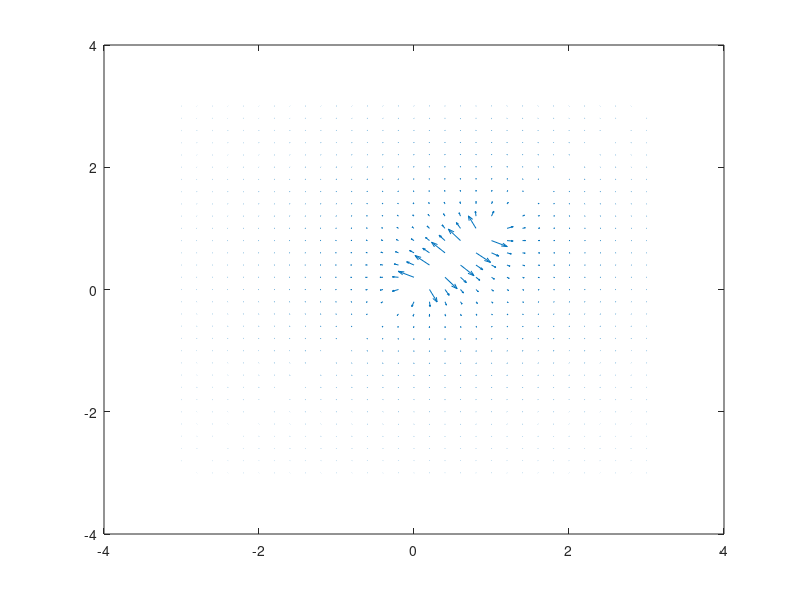

Recreate this plot in MATLAB.
xs = -3:0.2:3;
ys = -3:0.2:3;

[p, q] = meshgrid(xs, ys);
coords = [p(:) q(:)];
fields = zeros(size(coords));


p0 = [0;0];
p1 = [1;1];

L = norm(p1 - p0);
u_par = p1 - p0;
u_par = u_par/norm(u_par);
for i = 1:size(coords,1)
    x = coords(i,1);
    y = coords(i, 2);
    if x == y
        continue
    end
    res = [x;y] - p0;
    a = res'*u_par;
    perp = res - a*u_par;
    h = norm(perp);
    u_perp = perp/h;
    b = L - a;
    hyp_a_1 = sqrt(a*a + h*h);
    sin_a_1 = a/hyp_a_1;
    cos_a_1 = h/hyp_a_1;
    
    hyp_a_2 = sqrt(b*b + h*h);
    sin_a_2 = b/hyp_a_2;
    cos_a_2 = h/hyp_a_2;
    
    fields(i,:) = (1/h)*(u_perp*(sin_a_1 + sin_a_2) + u_par*(-cos_a_1 + cos_a_2));
end

quiver(coords(:,1), coords(:,2), fields(:,1), fields(:,2));
    
    
    
    